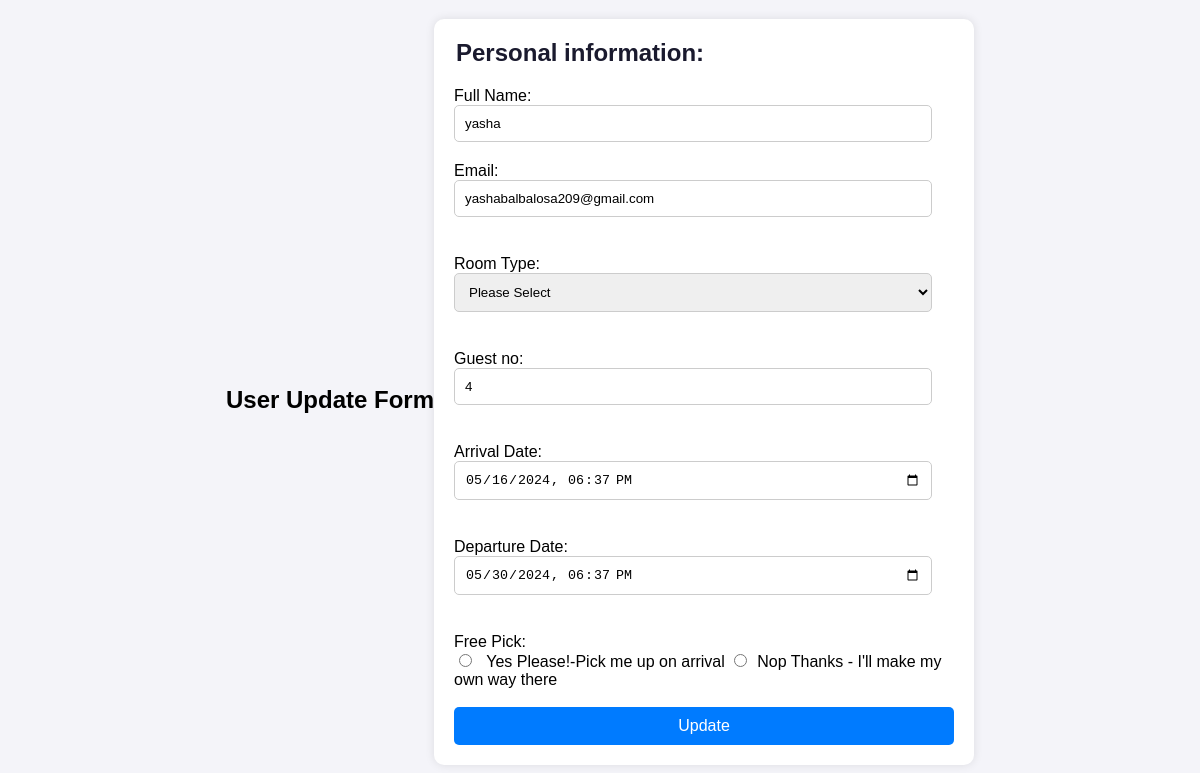
Page /Aupdate.php?id=5 on the committed database.
### tables this page shows
CREATE TABLE `booking` (
  `ID` int(11) NOT NULL,
  `Fullname` varchar(255) NOT NULL,
  `Email` varchar(255) NOT NULL,
  `Room_Type` varchar(255) NOT NULL,
  `Guest_No` int(11) NOT NULL,
  `Arrival_date` datetime NOT NULL,
  `Departure_date` datetime NOT NULL,
  `Pickup` varchar(255) NOT NULL
);

### Aupdate.php (the view, shortened to what this page needs)
<?php
require_once 'constant/config.php';
if (isset($_GET['id'])) {
    $id = $_GET['id'];
    $sql = "SELECT * FROM booking WHERE id = :id";
    try {
        $stmt = $conn->prepare($sql);
        $stmt->bindParam(':id', $id);
        $stmt->execute();
        $row = $stmt->fetch(PDO::FETCH_ASSOC);
        if ($row) {
            $name = $row['Fullname'];
            $email = $row['Email'];
            $select = $row["Room_Type"];
            $guest = $row["Guest_No"];
            $arr = $row["Arrival_date"];
            $depart = $row["Departure_date"];
            $pick = $row['Pickup'];
?>
<h2>User Update Form</h2>
<form action="" method="post">
    <fieldset>
        <legend>Personal information:</legend>
        Full Name:<br>
        <input type="text" name="fullname" value="<?php echo $name; ?>">
        <br>
        Email:<br>
        <input type="email" name="email" value="<?php echo $email; ?>">
        <br><br>
        Room Type:<br>
        <Select name="select" id="select" value="<?php echo $select; ?>">
                <option disable>Please Select</option>
            </Select>
        <br><br>
        Guest no:<br>
        <input type="number" name="guest" value="<?php echo $guest; ?>">
        <br><br>
        Arrival Date:<br>
        <input type="datetime-local" name="adate" value="<?php echo $arr; ?>">
        <br><br>
        Departure Date:<br>
        <input type="datetime-local" name="Ddate" value="<?php echo $depart; ?>">
        <br><br>
        Free Pick:<br>
        <input type="radio" name="pickup" value="<?php echo $pick; ?>"> Yes Please!-Pick me up on arrival
        <input type="radio" name="pickup" value="<?php echo $pick; ?>">Nop Thanks - I'll make my own way there
        <br><br>
        <input type="submit" value="Update" name="update">
    </fieldset>
</form>
<?php
        } else {
            header('Location: view.php');
        }
    } catch (PDOException $e) {
        echo "Error: " . $e->getMessage();
    }
}
?>

### Aupdate.php (style rules this page uses)
form { background-color: #fff; padding: 20px; border-radius: 10px; box-shadow: 0 0 10px rgba(0, 0, 0, 0.1); max-width: 500px; width: 100%; }
fieldset { border: none; padding: 0; margin: 0; }
legend { font-size: 24px; font-weight: bold; margin-bottom: 20px; color: #1a1a2e; }
input[type="text"], input[type="email"], input[type="number"], input[type="datetime-local"], select { width: calc(100% - 22px); padding: 10px; margin-bottom: 20px; border: 1px solid #ccc; border-radius: 5px; box-sizing: border-box; }
input[type="radio"] { margin-right: 10px; }
input[type="submit"] { width: 100%; padding: 10px; border: none; border-radius: 5px; background-color: #007BFF; color: white; font-size: 16px; cursor: pointer; }

### rows in the picture
booking: fullname "yasha", email "yashabalbalosa209@gmail.com", select "Please Select", guest "4", adate "05/16/2024 18:37", Ddate "05/30/2024 18:37"
